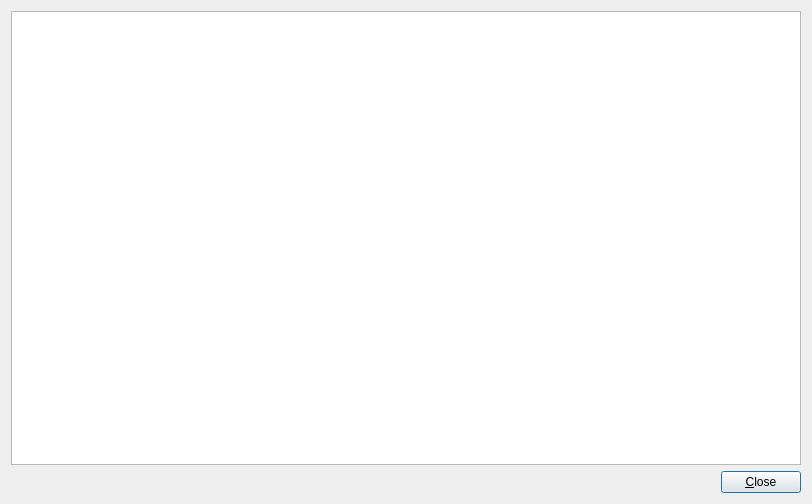
<?xml version="1.0" encoding="UTF-8"?>
<ui version="4.0">
 <class>CleanupDialog</class>
 <widget class="QDialog" name="CleanupDialog">
  <property name="geometry">
   <rect>
    <x>0</x>
    <y>0</y>
    <width>812</width>
    <height>504</height>
   </rect>
  </property>
  <property name="windowTitle">
   <string>Cleanup tasks</string>
  </property>
  <layout class="QVBoxLayout" name="verticalLayout">
   <item>
    <widget class="QTextBrowser" name="tbTasks"/>
   </item>
   <item>
    <layout class="QHBoxLayout" name="horizontalLayout">
     <item>
      <spacer name="horizontalSpacer">
       <property name="orientation">
        <enum>Qt::Horizontal</enum>
       </property>
       <property name="sizeHint" stdset="0">
        <size>
         <width>40</width>
         <height>20</height>
        </size>
       </property>
      </spacer>
     </item>
     <item>
      <widget class="QPushButton" name="pbClose">
       <property name="text">
        <string>&amp;Close</string>
       </property>
      </widget>
     </item>
    </layout>
   </item>
  </layout>
 </widget>
 <resources/>
 <connections>
  <connection>
   <sender>pbClose</sender>
   <signal>clicked()</signal>
   <receiver>CleanupDialog</receiver>
   <slot>accept()</slot>
   <hints>
    <hint type="sourcelabel">
     <x>769</x>
     <y>479</y>
    </hint>
    <hint type="destinationlabel">
     <x>771</x>
     <y>606</y>
    </hint>
   </hints>
  </connection>
 </connections>
</ui>
